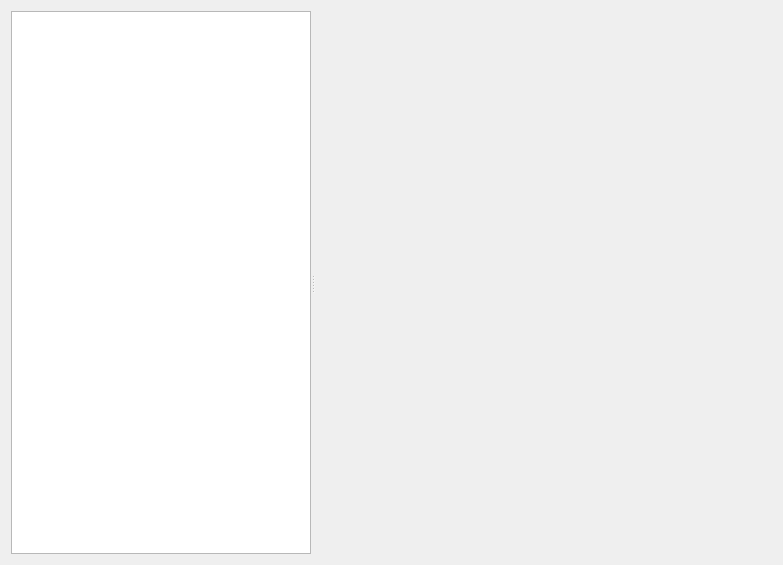
<?xml version="1.0" encoding="UTF-8"?>
<ui version="4.0">
 <class>NFileTabEditor</class>
 <widget class="QWidget" name="NFileTabEditor">
  <property name="geometry">
   <rect>
    <x>0</x>
    <y>0</y>
    <width>783</width>
    <height>565</height>
   </rect>
  </property>
  <property name="windowTitle">
   <string>Form</string>
  </property>
  <layout class="QHBoxLayout" name="horizontalLayout">
   <item>
    <widget class="QSplitter" name="splitter">
     <property name="orientation">
      <enum>Qt::Horizontal</enum>
     </property>
     <widget class="NTreeView" name="fileTreeView">
      <property name="maximumSize">
       <size>
        <width>300</width>
        <height>16777215</height>
       </size>
      </property>
      <property name="contextMenuPolicy">
       <enum>Qt::CustomContextMenu</enum>
      </property>
      <property name="editTriggers">
       <set>QAbstractItemView::NoEditTriggers</set>
      </property>
      <property name="dragDropMode">
       <enum>QAbstractItemView::InternalMove</enum>
      </property>
      <property name="alternatingRowColors">
       <bool>true</bool>
      </property>
      <property name="headerHidden">
       <bool>true</bool>
      </property>
     </widget>
     <widget class="QTabWidget" name="fileTabWidget">
      <property name="currentIndex">
       <number>-1</number>
      </property>
      <property name="documentMode">
       <bool>true</bool>
      </property>
      <property name="tabsClosable">
       <bool>true</bool>
      </property>
      <property name="movable">
       <bool>true</bool>
      </property>
     </widget>
    </widget>
   </item>
  </layout>
 </widget>
 <customwidgets>
  <customwidget>
   <class>NTreeView</class>
   <extends>QTreeView</extends>
   <header>n_tree_view.h</header>
   <slots>
    <signal>dropped(QString,QString)</signal>
   </slots>
  </customwidget>
 </customwidgets>
 <resources/>
 <connections/>
</ui>
